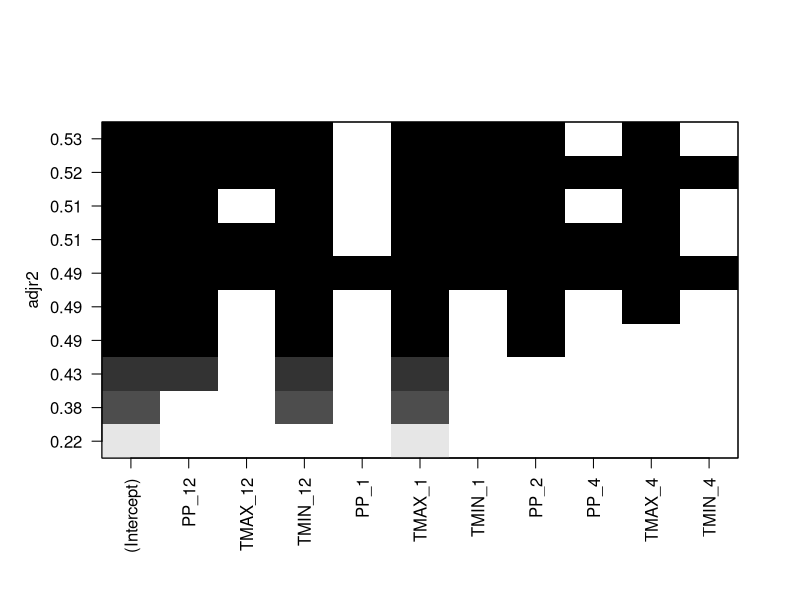
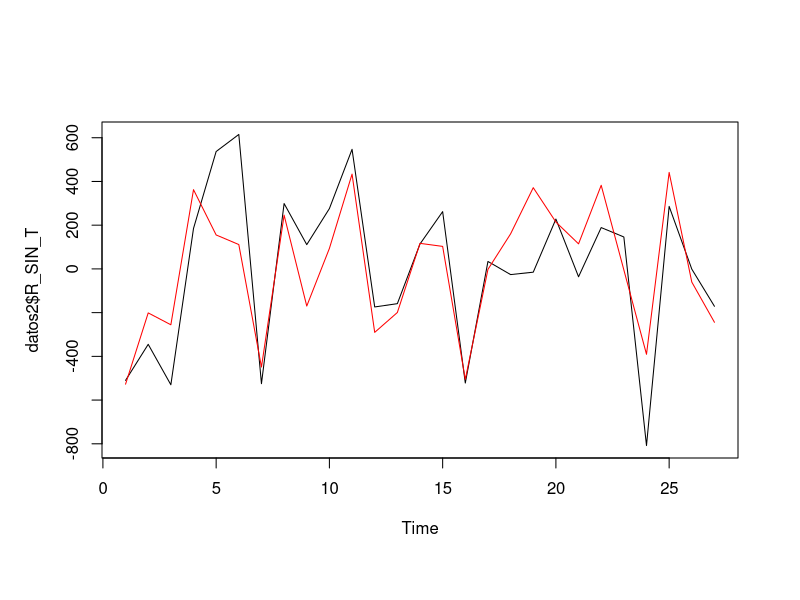

Source code (R) for these figures, in order:
#ej3P8
library(leaps)
library(stats)
setwd("C:/Users/Alumno/Desktop/Estadistica2/P8")

datos2<-read.table("Datos_ejercicio_3.txt", head=T) 
datos2<-datos2[,-1]
head(datos2) 
#colnames(datos2)<-c('var1','var2','var3','var4','var5',"var6","var7","var8","var9","var10","var11","var12") #pongo nombres
attach(datos2) 

ajust<-lm(R_SIN_T~.,data = datos2) #modelo que incluye todas
null<-lm(R_SIN_T~1,data=datos2) #modelo que incluye solo ordenada al origen

library(corrplot)

Rcritico<-(2.05/(sqrt(2.05^2+27-2)))

correlacionadas<-vector()

correlaciones<-cor(datos2)

cor2<-which(abs(correlaciones)>abs(Rcritico),arr.ind = T)

#correlaciones
cor3<-data.frame(colnames(correlaciones[,cor2[,2]]),colnames(correlaciones[,cor2[,1]]))
colnames(cor3)<-c("1","2")
cor3[which(cor3[,1]==cor3[,2]),]=NA

#VARIANZA
mejorajustecv=regsubsets(R_SIN_T~.,data=datos2,nvmax=10,method="forward") #stepwise, pongo hasta m?ximo de variables
#quiero explicar da5 en funcion de todas, nvmax= todas las que tengo yo decido cuando cortar

summary(mejorajustecv) #me selecciona para cada modelo las variables que presentan el menor AIC

summary(mejorajustecv)$adjr2 # me muestra el r2 ajustado de cada modelo

plot(mejorajustecv,scale='adjr2') # plotea el r2 ajustado para cada modelo

coef<-coef(mejorajustecv,1:10) # los coeficientes asociados a cada modelo

estimada<-coef[[7]][1]+coef[[7]][2]*datos2$PP_12+coef[[7]][3]*datos2$TMAX_12+coef[[7]][4]*datos2$TMIN_12+
  coef[[7]][5]*datos2$TMAX_1+coef[[7]][6]*datos2$TMIN_1+coef[[7]][7]*datos2$PP_2+coef[[7]][8]*datos2$TMAX_4

#modelada vs estimdad

plot.ts(datos2$R_SIN_T)
lines(estimada,col="red")

#steapwise forward
step<-step(null, scope=list(lower=null, upper=ajust), direction="forward",test='F') #me muestra el paso a paso del stepwise
#empezando con un modelo que tenga la ordenada al origen termne teniendo todos os 
#desde dond arranca hasta tener todo el modelo, y hacia adelante, y muestra un test de fisher
#corta cuando ya no tiene mas variables que aporten significativamente al modelo o cuando aumenta aic
